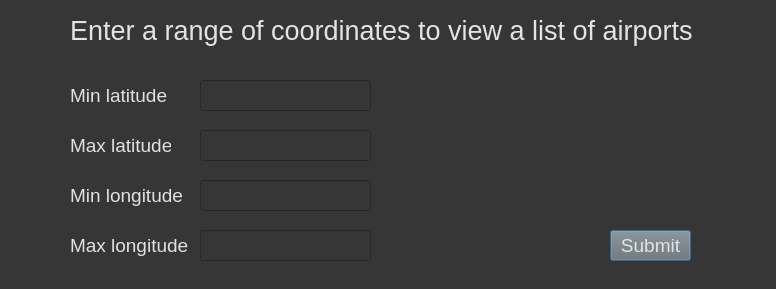
<?xml version="1.0" encoding="UTF-8"?>
<ui version="4.0">
 <class>Dialog</class>
 <widget class="QDialog" name="Dialog">
  <property name="geometry">
   <rect>
    <x>0</x>
    <y>0</y>
    <width>776</width>
    <height>289</height>
   </rect>
  </property>
  <property name="windowTitle">
   <string>Dialog</string>
  </property>
  <property name="styleSheet">
   <string notr="true">background-color: rgb(54, 54, 54);</string>
  </property>
  <widget class="QLabel" name="label">
   <property name="geometry">
    <rect>
     <x>70</x>
     <y>80</y>
     <width>101</width>
     <height>31</height>
    </rect>
   </property>
   <property name="styleSheet">
    <string notr="true">color: rgb(225, 225, 225); font-size: 14pt</string>
   </property>
   <property name="text">
    <string>Min latitude</string>
   </property>
  </widget>
  <widget class="QLineEdit" name="min_latitude">
   <property name="geometry">
    <rect>
     <x>200</x>
     <y>80</y>
     <width>171</width>
     <height>31</height>
    </rect>
   </property>
   <property name="styleSheet">
    <string notr="true">font-size: 12pt; 
color: rgb(255, 255, 255);</string>
   </property>
  </widget>
  <widget class="QLabel" name="label_2">
   <property name="geometry">
    <rect>
     <x>70</x>
     <y>10</y>
     <width>631</width>
     <height>41</height>
    </rect>
   </property>
   <property name="styleSheet">
    <string notr="true">font-size: 20pt; 
color: rgb(227, 227, 227);</string>
   </property>
   <property name="text">
    <string>Enter a range of coordinates to view a list of airports</string>
   </property>
  </widget>
  <widget class="QPushButton" name="submin_coordinates_btn">
   <property name="geometry">
    <rect>
     <x>610</x>
     <y>230</y>
     <width>81</width>
     <height>31</height>
    </rect>
   </property>
   <property name="styleSheet">
    <string notr="true">color: rgb(227, 227, 227); font-size: 14pt;
background-color: rgb(113, 113, 113);</string>
   </property>
   <property name="text">
    <string>Submit</string>
   </property>
  </widget>
  <widget class="QLabel" name="label_3">
   <property name="geometry">
    <rect>
     <x>70</x>
     <y>130</y>
     <width>101</width>
     <height>31</height>
    </rect>
   </property>
   <property name="styleSheet">
    <string notr="true">color: rgb(225, 225, 225); font-size: 14pt</string>
   </property>
   <property name="text">
    <string>Max latitude</string>
   </property>
  </widget>
  <widget class="QLineEdit" name="max_latitude">
   <property name="geometry">
    <rect>
     <x>200</x>
     <y>130</y>
     <width>171</width>
     <height>31</height>
    </rect>
   </property>
   <property name="styleSheet">
    <string notr="true">font-size: 12pt; 
color: rgb(255, 255, 255);</string>
   </property>
  </widget>
  <widget class="QLabel" name="label_4">
   <property name="geometry">
    <rect>
     <x>70</x>
     <y>180</y>
     <width>121</width>
     <height>31</height>
    </rect>
   </property>
   <property name="styleSheet">
    <string notr="true">color: rgb(225, 225, 225); font-size: 14pt</string>
   </property>
   <property name="text">
    <string>Min longitude</string>
   </property>
  </widget>
  <widget class="QLineEdit" name="min_longitude">
   <property name="geometry">
    <rect>
     <x>200</x>
     <y>180</y>
     <width>171</width>
     <height>31</height>
    </rect>
   </property>
   <property name="styleSheet">
    <string notr="true">font-size: 12pt; 
color: rgb(255, 255, 255);</string>
   </property>
  </widget>
  <widget class="QLabel" name="label_5">
   <property name="geometry">
    <rect>
     <x>70</x>
     <y>230</y>
     <width>121</width>
     <height>31</height>
    </rect>
   </property>
   <property name="styleSheet">
    <string notr="true">color: rgb(225, 225, 225); font-size: 14pt</string>
   </property>
   <property name="text">
    <string>Max longitude</string>
   </property>
  </widget>
  <widget class="QLineEdit" name="max_longitude">
   <property name="geometry">
    <rect>
     <x>200</x>
     <y>230</y>
     <width>171</width>
     <height>31</height>
    </rect>
   </property>
   <property name="styleSheet">
    <string notr="true">font-size: 12pt; 
color: rgb(255, 255, 255);</string>
   </property>
  </widget>
 </widget>
 <resources/>
 <connections/>
</ui>
